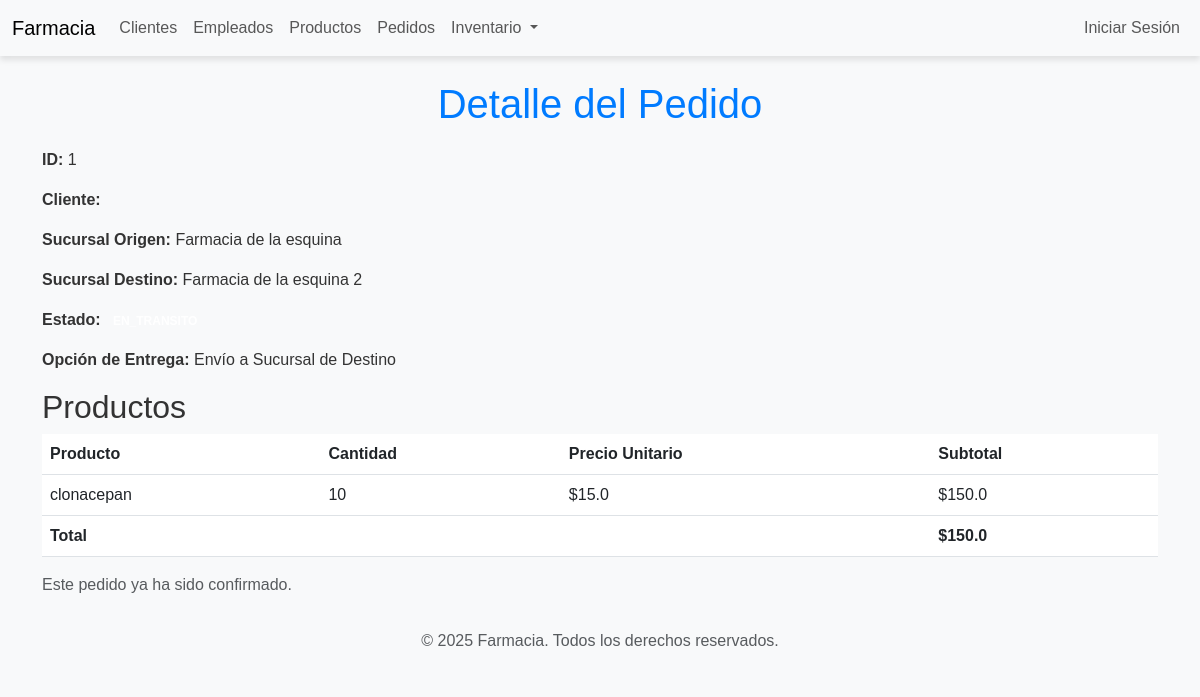
/pedidos/1/, run on the app's committed database.
### pedidos/models.py (models this page shows, shortened)
class Pedido(models.Model):
    ESTADOS = [
        ('PENDIENTE', 'Pendiente'),
        ('EN_TRANSITO', 'En tránsito'),
        ('ENTREGADO', 'Entregado'),
        ('CANCELADO', 'Cancelado'),
        ('EN_PREPARACION', 'En preparación'),
        ('LISTO_PARA_RETIRO', 'Listo para retiro'),
    ]
    OPCIONES_ENTREGA = [
        ('RETIRO_SUCURSAL', 'Retiro en Sucursal'),
        ('ENVIO_DESTINO', 'Envío a Sucursal de Destino'),
    ]
    cliente = models.ForeignKey('usuarios.Cliente', on_delete=models.CASCADE, related_name="pedidos")
    sucursal_origen = models.ForeignKey('inventario.Sucursal', on_delete=models.CASCADE, related_name="pedidos_origen")
    sucursal_destino = models.ForeignKey('inventario.Sucursal', on_delete=models.CASCADE, related_name="pedidos_destino")
    estado = models.CharField(max_length=20, choices=ESTADOS, default='PENDIENTE')
    productos = models.ManyToManyField('inventario.Producto', through='PedidoProducto')
    opcion_entrega = models.CharField(max_length=20, choices=OPCIONES_ENTREGA, default='RETIRO_SUCURSAL')
    def calcular_total(self):
        total = 0
        for pp in self.pedidoproducto_set.all():
            total += pp.producto.precio * pp.cantidad
        return total

class PedidoProducto(models.Model):
    pedido = models.ForeignKey(Pedido, on_delete=models.CASCADE)
    producto = models.ForeignKey('inventario.Producto', on_delete=models.CASCADE)
    cantidad = models.IntegerField()

### inventario/models.py (models this page shows, shortened)
class Sucursal(models.Model):
    nombre = models.CharField(max_length=100)
    direccion = models.CharField(max_length=255)

class Producto(models.Model):
    nombre = models.CharField(max_length=100)
    descripcion = models.TextField()
    precio = models.FloatField()

### pedidos/views.py (the view)
# urls.py: path('pedidos/<int:pedido_id>/', pedidos_views.detalle_pedido, name='detalle_pedido'),
def detalle_pedido(request, pedido_id):
    pedido = get_object_or_404(Pedido, id=pedido_id)
    return render(request, 'pedidos/detalle_pedido.html', {'pedido': pedido})

### pedidos/templatetags/custom_filters.py (called while the page is built)
@register.filter
def multiply(value, arg):
    try:
        return float(value) * float(arg)
    except (ValueError, TypeError):
        return 0

### templates/pedidos/detalle_pedido.html (shortened to what this page needs)
{% extends 'base.html' %}
{% load custom_filters %}
{% block content %}
<h1>Detalle del Pedido</h1>
<p><strong>ID:</strong> {{ pedido.id }}</p>
<p><strong>Cliente:</strong> {{ pedido.cliente.nombre }}</p>
<p><strong>Sucursal Origen:</strong> {{ pedido.sucursal_origen.nombre }}</p>
<p><strong>Sucursal Destino:</strong> {{ pedido.sucursal_destino.nombre }}</p>
<p><strong>Estado:</strong>
    <span class="badge
        {% if pedido.estado == 'PENDIENTE' %}badge-warning
        {% elif pedido.estado == 'EN_TRANSITO' %}badge-info
        {% elif pedido.estado == 'ENTREGADO' %}badge-success
        {% elif pedido.estado == 'CANCELADO' %}badge-danger
        {% else %}badge-secondary{% endif %}">{{ pedido.estado }}
    </span>
</p>
<p><strong>Opción de Entrega:</strong>
    {% if pedido.opcion_entrega == "RETIRO_SUCURSAL" %}
        Retiro en Sucursal
    {% elif pedido.opcion_entrega == "ENVIO_DESTINO" %}
        Envío a Sucursal de Destino
    {% endif %}
</p>
<h2>Productos</h2>
<table class="table">
    <thead>
        <tr>
            <th>Producto</th>
            <th>Cantidad</th>
            <th>Precio Unitario</th>
            <th>Subtotal</th>
        </tr>
    </thead>
    <tbody>
        {% for producto_pedido in pedido.pedidoproducto_set.all %}
        <tr>
            <td>{{ producto_pedido.producto.nombre }}</td>
            <td>{{ producto_pedido.cantidad }}</td>
            <td>${{ producto_pedido.producto.precio }}</td>
            <td>${{ producto_pedido.cantidad|multiply:producto_pedido.producto.precio }}</td>
        </tr>
        {% endfor %}
    </tbody>
    <tfoot>
        <tr>
            <th colspan="3">Total</th>
            <th>${{ pedido.calcular_total }}</th>
        </tr>
    </tfoot>
</table>
{% if pedido.estado == "PENDIENTE" %}
<form action="{% url 'confirmar_pedido' pedido.id %}" method="post">
    {% csrf_token %}
    <button type="submit" class="btn btn-success">Confirmar Pedido</button>
</form>
{% else %}
<p class="text-muted">Este pedido ya ha sido confirmado.</p>
{% endif %}
{% endblock %}

### static/css/styles.css (style rules this page uses)
body { font-family: 'Arial', sans-serif; background-color: #f8f9fa; color: #333; }
h1 { color: #007bff; text-align: center; margin-bottom: 20px; }

### data on the page
Pedido: id "1", sucursal_origen.nombre "Farmacia de la esquina", sucursal_destino.nombre "Farmacia de la esquina 2", calcular_total "150.0"
PedidoProducto: producto.nombre "clonacepan", cantidad "10", producto.precio "15.0", cantidad|multiply "150.0"
